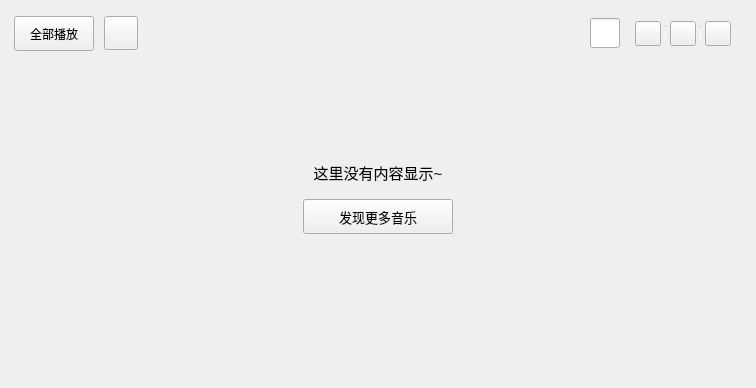
<?xml version="1.0" encoding="UTF-8"?>
<ui version="4.0">
 <class>RecentlySingleSong</class>
 <widget class="QWidget" name="RecentlySingleSong">
  <property name="geometry">
   <rect>
    <x>0</x>
    <y>0</y>
    <width>756</width>
    <height>388</height>
   </rect>
  </property>
  <property name="windowTitle">
   <string>RecentlySingleSong</string>
  </property>
  <layout class="QVBoxLayout" name="verticalLayout_2">
   <item>
    <widget class="QWidget" name="operation_widget" native="true">
     <layout class="QHBoxLayout" name="horizontalLayout_9">
      <property name="spacing">
       <number>10</number>
      </property>
      <property name="leftMargin">
       <number>3</number>
      </property>
      <property name="topMargin">
       <number>5</number>
      </property>
      <property name="bottomMargin">
       <number>5</number>
      </property>
      <item>
       <widget class="QToolButton" name="recently_play_toolButton">
        <property name="minimumSize">
         <size>
          <width>80</width>
          <height>35</height>
         </size>
        </property>
        <property name="cursor">
         <cursorShape>PointingHandCursor</cursorShape>
        </property>
        <property name="toolTip">
         <string>顺序播放</string>
        </property>
        <property name="text">
         <string>全部播放</string>
        </property>
        <property name="toolButtonStyle">
         <enum>Qt::ToolButtonTextBesideIcon</enum>
        </property>
       </widget>
      </item>
      <item>
       <widget class="QToolButton" name="recently_download_toolButton">
        <property name="minimumSize">
         <size>
          <width>34</width>
          <height>34</height>
         </size>
        </property>
        <property name="maximumSize">
         <size>
          <width>34</width>
          <height>34</height>
         </size>
        </property>
        <property name="cursor">
         <cursorShape>PointingHandCursor</cursorShape>
        </property>
        <property name="toolTip">
         <string>下载</string>
        </property>
        <property name="text">
         <string/>
        </property>
        <property name="toolButtonStyle">
         <enum>Qt::ToolButtonIconOnly</enum>
        </property>
       </widget>
      </item>
      <item>
       <spacer name="horizontalSpacer_16">
        <property name="orientation">
         <enum>Qt::Horizontal</enum>
        </property>
        <property name="sizeHint" stdset="0">
         <size>
          <width>40</width>
          <height>20</height>
         </size>
        </property>
       </spacer>
      </item>
      <item>
       <widget class="MySearchLineEdit" name="recently_search_lineEdit">
        <property name="sizePolicy">
         <sizepolicy hsizetype="Fixed" vsizetype="Fixed">
          <horstretch>0</horstretch>
          <verstretch>0</verstretch>
         </sizepolicy>
        </property>
        <property name="minimumSize">
         <size>
          <width>30</width>
          <height>30</height>
         </size>
        </property>
        <property name="maximumSize">
         <size>
          <width>30</width>
          <height>30</height>
         </size>
        </property>
        <property name="placeholderText">
         <string/>
        </property>
       </widget>
      </item>
      <item>
       <widget class="QWidget" name="small_widget" native="true">
        <layout class="QHBoxLayout" name="horizontalLayout_14">
         <property name="spacing">
          <number>4</number>
         </property>
         <property name="leftMargin">
          <number>5</number>
         </property>
         <property name="topMargin">
          <number>2</number>
         </property>
         <property name="rightMargin">
          <number>5</number>
         </property>
         <property name="bottomMargin">
          <number>2</number>
         </property>
         <item>
          <widget class="QToolButton" name="recently_share_toolButton">
           <property name="cursor">
            <cursorShape>PointingHandCursor</cursorShape>
           </property>
           <property name="toolTip">
            <string>分享</string>
           </property>
           <property name="text">
            <string/>
           </property>
           <property name="iconSize">
            <size>
             <width>18</width>
             <height>18</height>
            </size>
           </property>
          </widget>
         </item>
         <item>
          <widget class="Line" name="line_2">
           <property name="sizePolicy">
            <sizepolicy hsizetype="Fixed" vsizetype="Fixed">
             <horstretch>0</horstretch>
             <verstretch>0</verstretch>
            </sizepolicy>
           </property>
           <property name="minimumSize">
            <size>
             <width>1</width>
             <height>15</height>
            </size>
           </property>
           <property name="maximumSize">
            <size>
             <width>1</width>
             <height>16777215</height>
            </size>
           </property>
           <property name="font">
            <font>
             <family>宋体</family>
            </font>
           </property>
           <property name="lineWidth">
            <number>1</number>
           </property>
           <property name="orientation">
            <enum>Qt::Vertical</enum>
           </property>
          </widget>
         </item>
         <item>
          <widget class="QToolButton" name="recently_sort_toolButton">
           <property name="cursor">
            <cursorShape>PointingHandCursor</cursorShape>
           </property>
           <property name="toolTip">
            <string>当前排序方式：默认排序</string>
           </property>
           <property name="text">
            <string/>
           </property>
           <property name="iconSize">
            <size>
             <width>18</width>
             <height>18</height>
            </size>
           </property>
           <property name="checkable">
            <bool>false</bool>
           </property>
          </widget>
         </item>
         <item>
          <widget class="Line" name="line_4">
           <property name="sizePolicy">
            <sizepolicy hsizetype="Fixed" vsizetype="Fixed">
             <horstretch>0</horstretch>
             <verstretch>0</verstretch>
            </sizepolicy>
           </property>
           <property name="minimumSize">
            <size>
             <width>1</width>
             <height>15</height>
            </size>
           </property>
           <property name="maximumSize">
            <size>
             <width>1</width>
             <height>16777215</height>
            </size>
           </property>
           <property name="font">
            <font>
             <family>宋体</family>
            </font>
           </property>
           <property name="orientation">
            <enum>Qt::Vertical</enum>
           </property>
          </widget>
         </item>
         <item>
          <widget class="QToolButton" name="recently_batch_toolButton">
           <property name="cursor">
            <cursorShape>PointingHandCursor</cursorShape>
           </property>
           <property name="toolTip">
            <string>批量操作</string>
           </property>
           <property name="text">
            <string/>
           </property>
           <property name="iconSize">
            <size>
             <width>18</width>
             <height>18</height>
            </size>
           </property>
          </widget>
         </item>
        </layout>
       </widget>
      </item>
     </layout>
    </widget>
   </item>
   <item>
    <widget class="QWidget" name="widget_3" native="true">
     <layout class="QVBoxLayout" name="verticalLayout" stretch="2,1,3">
      <item>
       <spacer name="verticalSpacer_2">
        <property name="orientation">
         <enum>Qt::Vertical</enum>
        </property>
        <property name="sizeHint" stdset="0">
         <size>
          <width>20</width>
          <height>40</height>
         </size>
        </property>
       </spacer>
      </item>
      <item>
       <layout class="QGridLayout" name="gridLayout">
        <property name="verticalSpacing">
         <number>15</number>
        </property>
        <item row="0" column="0">
         <spacer name="horizontalSpacer_8">
          <property name="orientation">
           <enum>Qt::Horizontal</enum>
          </property>
          <property name="sizeHint" stdset="0">
           <size>
            <width>40</width>
            <height>20</height>
           </size>
          </property>
         </spacer>
        </item>
        <item row="0" column="1">
         <widget class="QLabel" name="prompt_label">
          <property name="font">
           <font>
            <pointsize>11</pointsize>
           </font>
          </property>
          <property name="text">
           <string>这里没有内容显示~</string>
          </property>
          <property name="scaledContents">
           <bool>false</bool>
          </property>
          <property name="alignment">
           <set>Qt::AlignBottom|Qt::AlignHCenter</set>
          </property>
         </widget>
        </item>
        <item row="0" column="2">
         <spacer name="horizontalSpacer_9">
          <property name="orientation">
           <enum>Qt::Horizontal</enum>
          </property>
          <property name="sizeHint" stdset="0">
           <size>
            <width>40</width>
            <height>20</height>
           </size>
          </property>
         </spacer>
        </item>
        <item row="1" column="0">
         <spacer name="horizontalSpacer_11">
          <property name="orientation">
           <enum>Qt::Horizontal</enum>
          </property>
          <property name="sizeHint" stdset="0">
           <size>
            <width>40</width>
            <height>20</height>
           </size>
          </property>
         </spacer>
        </item>
        <item row="1" column="1">
         <widget class="QPushButton" name="search_pushButton">
          <property name="minimumSize">
           <size>
            <width>150</width>
            <height>35</height>
           </size>
          </property>
          <property name="maximumSize">
           <size>
            <width>150</width>
            <height>35</height>
           </size>
          </property>
          <property name="font">
           <font>
            <pointsize>10</pointsize>
           </font>
          </property>
          <property name="cursor">
           <cursorShape>PointingHandCursor</cursorShape>
          </property>
          <property name="text">
           <string>发现更多音乐</string>
          </property>
         </widget>
        </item>
        <item row="1" column="2">
         <spacer name="horizontalSpacer_10">
          <property name="orientation">
           <enum>Qt::Horizontal</enum>
          </property>
          <property name="sizeHint" stdset="0">
           <size>
            <width>40</width>
            <height>20</height>
           </size>
          </property>
         </spacer>
        </item>
       </layout>
      </item>
      <item>
       <spacer name="verticalSpacer">
        <property name="orientation">
         <enum>Qt::Vertical</enum>
        </property>
        <property name="sizeHint" stdset="0">
         <size>
          <width>20</width>
          <height>40</height>
         </size>
        </property>
       </spacer>
      </item>
     </layout>
    </widget>
   </item>
  </layout>
 </widget>
 <customwidgets>
  <customwidget>
   <class>MySearchLineEdit</class>
   <extends>QLineEdit</extends>
   <header>MySearchLineEdit.h</header>
  </customwidget>
 </customwidgets>
 <resources/>
 <connections/>
</ui>
